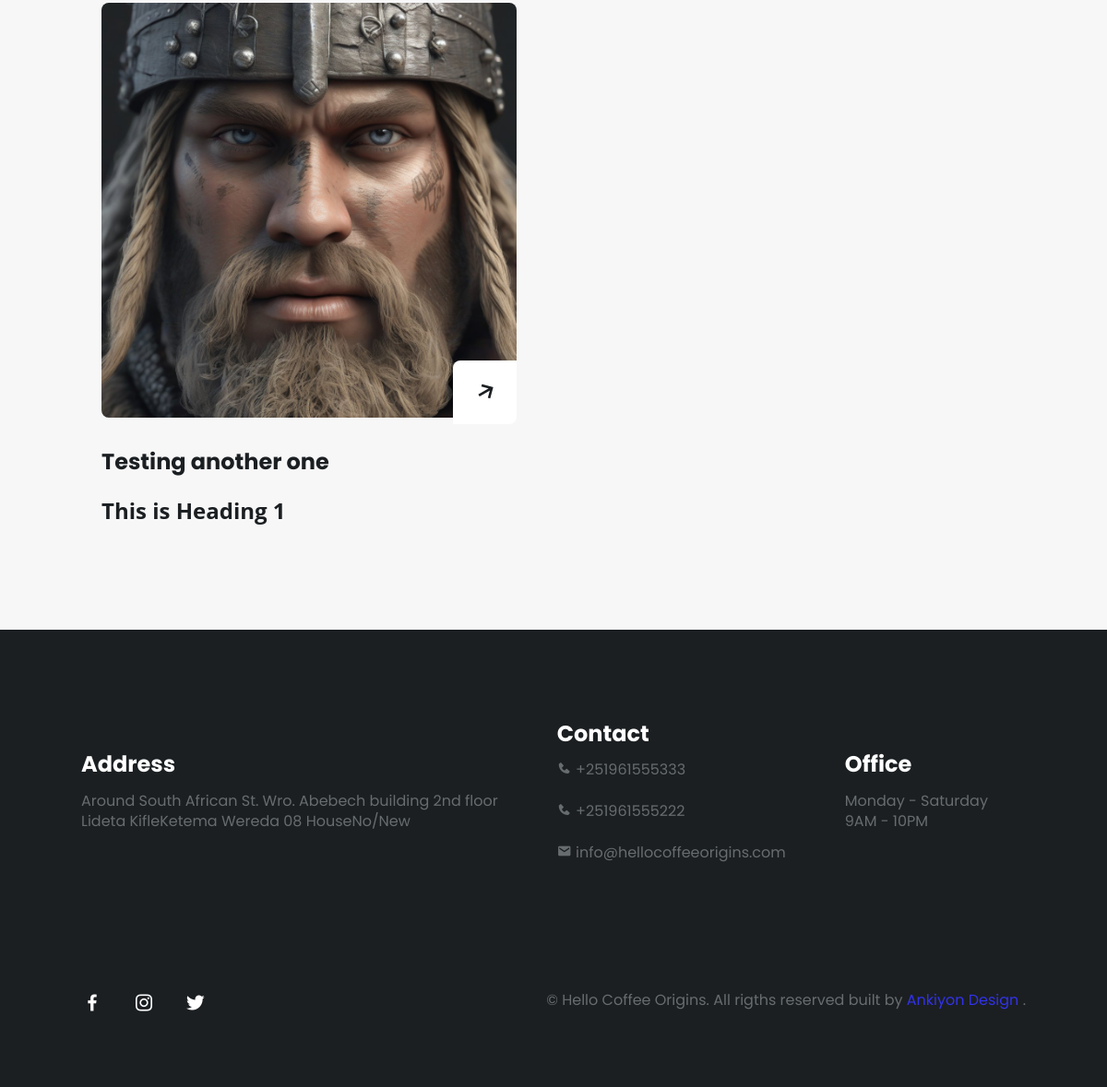
The app's page / (lower part), older data.
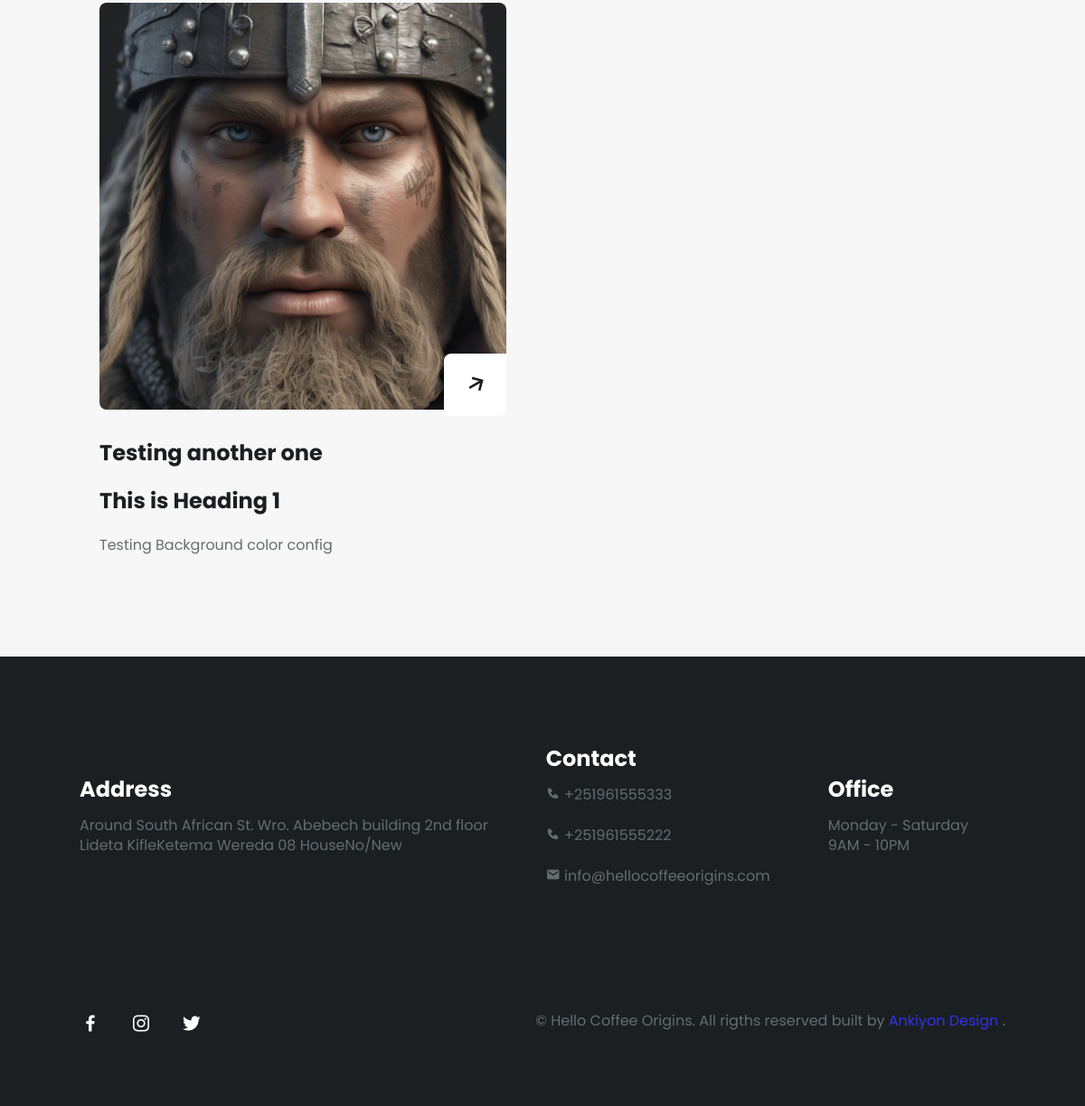
The same page, newer data.
### coffee/models.py (models this page shows, shortened)
class Post(models.Model):
    class Status(models.TextChoices):
        DRAFT = 'DF', 'Draft'
        PUBLISHED = 'PB', 'Published'
    banner = models.ImageField(upload_to='blog_banner/')
    title = models.CharField(max_length=250)
    slug = models.SlugField(max_length=250, unique_for_date='publish')
    author = models.ForeignKey(User,
                                on_delete=models.CASCADE,
                                related_name='blog_posts')
    body = models.TextField(null=True, blank=True)
    publish = models.DateTimeField(default=timezone.now)
    created = models.DateTimeField(auto_now_add=True)
    updated = models.DateTimeField(auto_now=True)
    status = models.CharField(max_length=2,
                                choices=Status.choices,
                                default=Status.DRAFT)
    objects = models.Manager() # The default manager.
    published = PublishedManager() # Our custom manager.
    class Meta:
        ordering = ['-publish']
        indexes = [
                    models.Index(fields=['-publish']),
        ]
    def get_absolute_url(self):
        return reverse('post_detail',
                                args=[self.slug])

### coffee/views.py (the view, shortened to what this page needs)
# urls.py: path('', views.home, name='home'),  # This points to our homepage
def home(request):
    products = CoffeeProduct.objects.all()
    posts_list = Post.published.all()
    paginator = Paginator(posts_list, 2)  # Show 2 posts per page
    page_number = request.GET.get('page')  # Get the current page number
    try:
        posts = paginator.page(page_number)
    except PageNotAnInteger:
        posts = paginator.page(1)  # If page is not an integer, show first page
    except EmptyPage:
        posts = paginator.page(paginator.num_pages)  # Show last page if out of range
    return render(request, 'coffee/home.html', {
        'products': products,
        'posts': posts,  # Pass paginated posts
    })

### coffee/models.py (called while the page is built)
    def get_queryset(self):
        return super().get_queryset()\
                        .filter(status=Post.Status.PUBLISHED)

### coffee/templates/coffee/home.html (shortened to what this page needs)
{% load static %}
<!DOCTYPE html>
<html lang="en">
  <head>
    <link
      href="https://unpkg.com/boxicons@2.1.4/css/boxicons.min.css"
      rel="stylesheet"
    />
    <link rel="stylesheet" href="{% static 'css/styles.css' %}" />
  </head>
  <body>
    <main>
    {% if posts %}
      <section class="blog section" id="blog">
        <div class="blog__container container">
          <div class="blog__content grid" id="blog-posts">
            {% include 'coffee/blog_posts_partial.html' with posts=posts %}
          </div>
      </section>
    {% endif %}
    </main>
    <footer class="footer" id="contact">
      <div class="footer__container container">
        <div class="footer__content grid">
          <div class="footer__data">
            <h2 class="footer__subtitle">Address</h2>
            <p class="footer__information">
              Around South African St. Wro. Abebech building 2nd floor <br />
              Lideta KifleKetema Wereda 08 HouseNo/New
            </p>
          </div>
          <div class="footer__data">
            <h2 class="footer__subtitle">Contact</h2>
            <p class="footer__information">
              <i class='bx bxs-phone'></i>
              +251961555333 <br /><br />
              <i class='bx bxs-phone'></i>
              +251961555222 <br><br />
              <i class='bx bxs-envelope' ></i>
              info@hellocoffeeorigins.com
            </p>
          </div>
          <div class="footer__data">
            <h2 class="footer__subtitle">Office</h2>
            <p class="footer__information">
              Monday - Saturday <br />
              9AM - 10PM
            </p>
          </div>
        </div>
        <div class="footer__group">
          <ul class="footer__social">
            <a href="#" class="footer__social-link" target="_blank">
              <i class="bx bxl-facebook"></i>
            </a>
            <a href="#" class="footer__social-link" target="_blank">
              <i class="bx bxl-instagram"></i>
            </a>
            <a href="#" class="footer__social-link" target="_blank">
              <i class="bx bxl-twitter"></i>
            </a>
          </ul>
          <span class="footer__copy">
            &#169; Hello Coffee Origins. All rigths reserved built by <span class="ankiyon"> Ankiyon Design </span>.
          </span>
        </div>
      </div>
    </footer>
  </body>
</html>

### coffee/templates/coffee/blog_posts_partial.html (shortened to what this page needs)
{% for post in posts %}
  <article class="blog__card">
    <a href="{{ post.get_absolute_url }}">
      <div class="blog__image">
        <img src="{{ post.banner.url }}" alt="Blog Thumbnails" class="blog__img" />
        <a href="{{ post.get_absolute_url }}" class="blog__button">
          <i class="bx bx-right-arrow-alt"></i>
        </a>
      </div>
    </a>
    <div class="blog__data">
      <a href="{{ post.get_absolute_url }}">
        <h2 class="blog__title">{{ post.title }}</h2>
      </a>
      <p class="blog__description">
        {{ post.body|safe|truncatewords:20|linebreaks }}
      <div class="blog__footer"></div>
    </div>
{% endfor %}

Row changes from the older to the newer data that the page shows:
changed Post "Testing another one": body "This is Heading 1" → "This is Heading 1 Testing Background color config"
